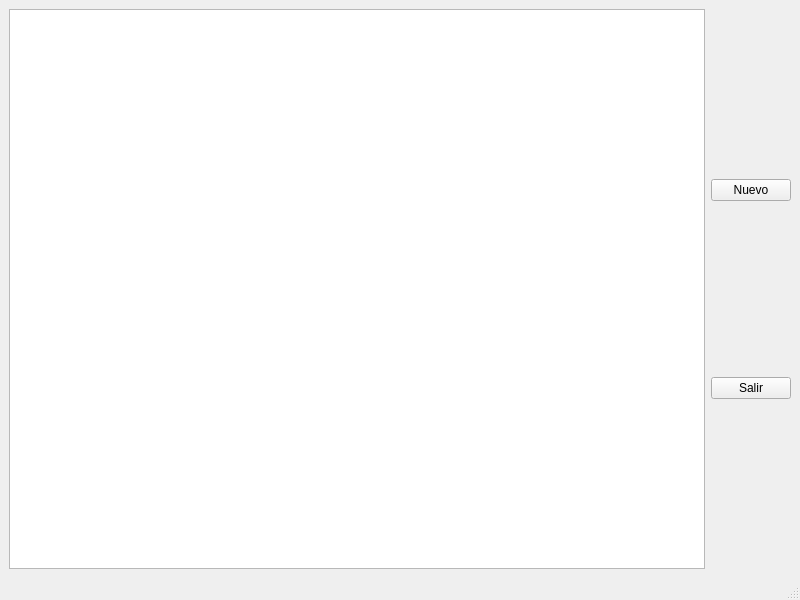
<?xml version="1.0" encoding="UTF-8"?>
<ui version="4.0">
 <class>TablaWindow</class>
 <widget class="QMainWindow" name="TablaWindow">
  <property name="geometry">
   <rect>
    <x>0</x>
    <y>0</y>
    <width>800</width>
    <height>600</height>
   </rect>
  </property>
  <property name="windowTitle">
   <string>MainWindow</string>
  </property>
  <widget class="QWidget" name="centralwidget">
   <layout class="QVBoxLayout" name="verticalLayout_2">
    <item>
     <layout class="QHBoxLayout" name="horizontalLayout">
      <item>
       <widget class="QTableView" name="tableViewTabla"/>
      </item>
      <item>
       <layout class="QVBoxLayout" name="verticalLayout">
        <item>
         <widget class="QPushButton" name="newPushButton">
          <property name="text">
           <string>Nuevo</string>
          </property>
         </widget>
        </item>
        <item>
         <widget class="QPushButton" name="salirPushButton">
          <property name="text">
           <string>Salir</string>
          </property>
         </widget>
        </item>
       </layout>
      </item>
     </layout>
    </item>
   </layout>
  </widget>
  <widget class="QMenuBar" name="menubar">
   <property name="geometry">
    <rect>
     <x>0</x>
     <y>0</y>
     <width>800</width>
     <height>22</height>
    </rect>
   </property>
  </widget>
  <widget class="QStatusBar" name="statusbar"/>
 </widget>
 <resources/>
 <connections/>
</ui>
